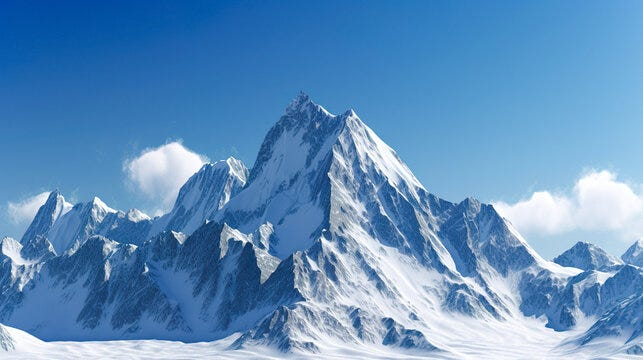
#> input picture 5. CV Applications with OpenCV/data/mountain.jpg, 643 x 360 px
$ jupyter execute 'Feature detection and matching.ipynb'
#> lines starting #> are read from the running program, lines starting #| are printed output that depends on the picture; after the words box and inside, x2 and y2 are one past the last pixel; in counts of white or black regions, pixels touching at a corner belong together
## Feature Detecting and Matching Using OpenCV

### Feature Detection

#### Harris Corner Detection

Earliest approach for detecting corners in images. It looks for region in the image where there is significant vaariations in intensity in all directions. Corners are detected where there is a large change in intensity when moving the window in any direction. Response function,

R = det(M) - k.(trace(M))² ; if R > threshold, the point is considered a corner.

Advantages:
- Simple and efficient.
- Provide good results for well-defined corners.<br>

Disadvantages:
- Sensitive to noise.
- Not scale-invariant.

Role:
- Detector

[cell 1]
import cv2
import numpy as np
import matplotlib.pyplot as plt

[cell 2]
img_name = 'data/mountain.jpg'

img = cv2.imread(img_name)
#> img is the input picture: shape (360, 643, 3); mean B, G, R 190.6, 144.8, 96.7
gray = cv2.cvtColor(img,cv2.COLOR_BGR2GRAY)

gray = np.float32(gray)
# parameters: image, blocksize, kernel, sensitivity of corner detector
harris = cv2.cornerHarris(gray, 3, 3, 0.04)

#result is dilated for marking the corners, not important
harris = cv2.dilate(harris,None)

# Threshold for an optimal value, it may vary depending on the image.
img[harris>0.08*harris.max()]=[0,0,255]

plt.figure(figsize=(12,7))
plt.subplot(121), plt.imshow(harris, cmap='gray')
plt.subplot(122), plt.imshow(cv2.cvtColor(img, cv2.COLOR_BGR2RGB));

[cell 3]
# Function to detect Harris corners
def detect_harris_corner(image, block_size, ksize, k):
#> called with block_size = 2, ksize = 3, k = 0.04
    gray = np.float32(image)
    harris_corners = cv2.cornerHarris(gray, block_size, ksize, k)
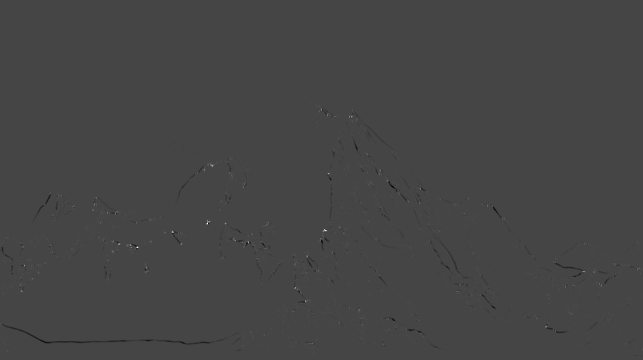
#> harris_corners: shape (360, 643) float32; min -24343598, max 64577064, mean -30400.5; drawn with min black and max white
    return harris_corners


# Load and convert the image to grayscale
img_path = 'data/mountain.jpg'
image = cv2.imread(img_path)
gray_image = cv2.cvtColor(image, cv2.COLOR_BGR2GRAY)

# Apply Harris Corner Detection on the original image
harris_corners_original = detect_harris_corner(gray_image, 2, 3, 0.04)

# Resize the image with different scaling factors
scale_factors = [0.5, 0.75, 1.5, 2.0]
resized_images = [cv2.resize(gray_image, (0,0), fx=sf, fy=sf) for sf in scale_factors]
#> resized_images = 4 items
harris_corner_resized = [detect_harris_corner(img, 2, 3, 0.04) for img in resized_images]
#> in detect_harris_corner (call 5), `harris_corners = cv2.cornerHarris(gray, block_size, ksize, k)`:
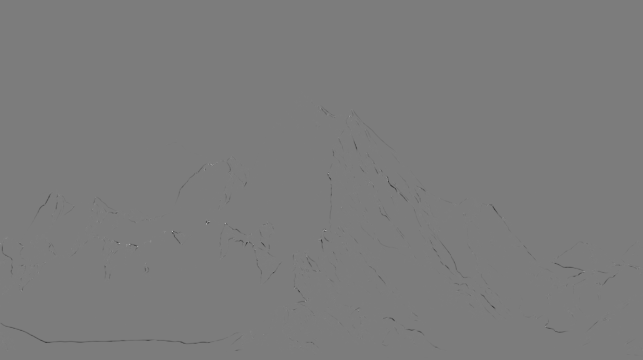
#> harris_corners: shape (720, 1286) float32 (shown at 1/2 size); min -7193388, max 7495477.5, mean -10818.4; drawn with min black and max white
#> harris_corner_resized = 4 items

# mark the corner on the images
image_with_corners_original = image.copy()
image_with_corners_original[harris_corners_original > 0.01 * harris_corners_original.max()] = [0, 0, 255]

resized_image_with_corners = []
for i, img in enumerate(resized_images):
    colored_img = cv2.resize(image, (img.shape[1], img.shape[0]))
    corners = harris_corner_resized[i]
    colored_img[corners > 0.01 * corners.max()] = [0, 0, 255]
    resized_image_with_corners.append(colored_img)
#> this loop made 4 passes
#> after the loop, resized_image_with_corners = 4 items

# display the result
plt.figure(figsize=(20,20))

plt.subplot(1, len(scale_factors) + 1, 1)
plt.imshow(cv2.cvtColor(image_with_corners_original, cv2.COLOR_BGR2RGB))
plt.title('Original Image')
plt.axis('off')

for i, img in enumerate(resized_image_with_corners):
    plt.subplot(1, len(scale_factors) + 1, i + 2)
    plt.imshow(cv2.cvtColor(img, cv2.COLOR_BGR2RGB))
    plt.title(f'Resized Image (scale={scale_factors[i]})')
    plt.axis('off')

plt.show()

#### Shi-Tomasi Corner Detector & Good Features to Track

An improvement over harris corner detection and is widely used for applications like object tracking, structure from motion, and image stiching. It is more robust in identifying corners that are good for tracking purpose like optical flow.

Advantages:
- Computationally simpler than Harris.
- Less sensitive to noise and more robust in identifying corners compared to Harris detector.

Disadvantages:
- Not scale-invariant.
- Sensitive to image quality.
- Fixed number of features need to be specified, sometimes important corners might be missed, if too few features are specified.

Role:
- Detector

[cell 4]
img_name = 'data/mountain.jpg'

img = cv2.imread(img_name)
gray = cv2.cvtColor(img, cv2.COLOR_RGB2GRAY)
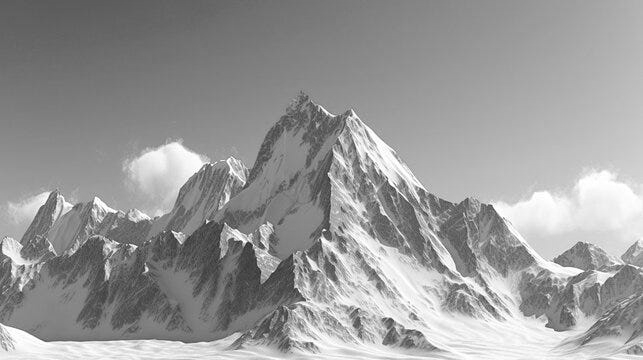
#> gray: shape (360, 643); min 36, max 255, mean 153

# Parameters for Shi-Tomasi corner detection
max_corners = 20  # Maximum number of corners to return
quality_level = 0.01  # Minimum quality of corners (0 to 1)
min_distance = 10  # Minimum possible Euclidean distance between the returned corners

corners = cv2.goodFeaturesToTrack(gray, max_corners, quality_level, min_distance)
#> corners = 20 rows, first 8: [207, 221], [137, 246], [324, 229], [294, 287], [328, 173], [21, 290], [305, 300], [211, 164]
corners = np.intp(corners)

for i in corners:
    x, y = i.ravel()
    # cv2.circle(img, (x,y), 3, 255, -1)
    cv2.circle(img, (x,y), 2, (0, 0, 255), 2)
#> this loop made 20 passes
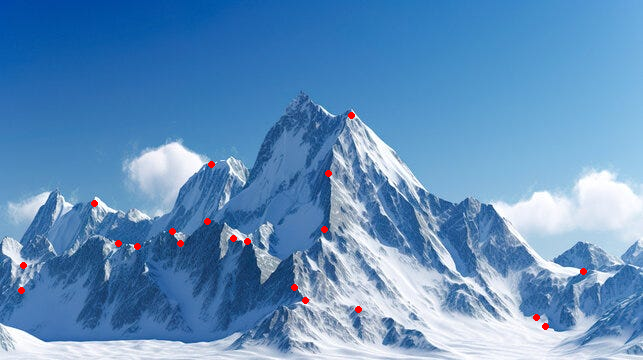
#> img: shape (360, 643, 3); 0.32% of pixels changed, all inside (x1, y1, x2, y2) = (18, 112, 587, 330)

plt.imshow(cv2.cvtColor(img, cv2.COLOR_BGR2RGB))
plt.show();

[cell 5]
x,y
#> Out = (536, 317)

#### Scale Invariant Feature Transform

Feature detection algorithm  for detecting and describing local features in images by identifying keypoints in images that are invariant to sacle, rotation and illumination changes. It works by: detecting keypoints by searching for local extrema, refines the keypoint location to sub-pixel accuracy and assigns an orientation to each keypoint based on local image gradients, descriptor is then generated by creating histogram of gradien orientation within local region around the keypoint.

Advantages:
- Scale-invariant and rotation-invariant.
- Provide distinctive descriptors that are useful for matching features across different images.

Disadvantages:
- Computationally expensive.

Role:
- Detector and Descriptor

[cell 6]
img_path = 'data/mountain.jpg'

img = cv2.imread(img_path)
gray = cv2.cvtColor(img, cv2.COLOR_BGR2GRAY)

# initailize sift detector
sift = cv2.SIFT_create()
keypoints = sift.detect(gray, None)
#> keypoints = 1032 keypoints; strongest (x, y, size): (207, 221, 1.9), (134, 247, 3.2), (323, 240, 3.9), (244, 242, 2.8)

img_with_keypoints = cv2.drawKeypoints(img, keypoints, img)
# kp, des = sift.detectAndCompute(gray,None)

plt.imshow(cv2.cvtColor(img, cv2.COLOR_BGR2RGB))

[cell 7]
# Function to detect SIFT keypoints and draw them on the image
def detect_sift(image):
    sift = cv2.SIFT_create()
    keypoints = sift.detect(image, None)
    img_with_keypoints = cv2.drawKeypoints(image, keypoints, None)
    return img_with_keypoints

# Load and convert the image to grayscale
img_path = 'data/mountain.jpg'
image = cv2.imread(img_path)
gray_image = cv2.cvtColor(image, cv2.COLOR_BGR2GRAY)

# Apply SIFT on the original image
sift_corners_original = detect_sift(gray_image)

# Resize the image with different scaling factors
scale_factors = [0.5, 0.75, 1.5, 2.0]
resized_images = [cv2.resize(gray_image, (0, 0), fx=sf, fy=sf) for sf in scale_factors]
sift_corner_resized = [detect_sift(img) for img in resized_images]
#> in detect_sift (call 2), `keypoints = sift.detect(image, None)`: keypoints = 365 keypoints; strongest (x, y, size): (67, 123, 2.1), (287, 135, 3.1), (223, 130, 4.3), (195, 161, 3.4)
#> in detect_sift (call 3), `keypoints = sift.detect(image, None)`: keypoints = 794 keypoints; strongest (x, y, size): (110, 202, 2), (101, 185, 2.1), (243, 180, 3), (178, 176, 5.5)
#> in detect_sift (call 4), `keypoints = sift.detect(image, None)`: keypoints = 2816 keypoints; strongest (x, y, size): (486, 345, 2.6), (311, 332, 3), (220, 404, 4.2), (201, 370, 5.8)
#> in detect_sift (call 5), `keypoints = sift.detect(image, None)`: keypoints = 3592 keypoints; strongest (x, y, size): (415, 443, 4.1), (294, 539, 5.7), (268, 494, 8), (648, 482, 8.7)
#> in detect_sift (call 5), `img_with_keypoints = cv2.drawKeypoints(image, keypoints, None)`:
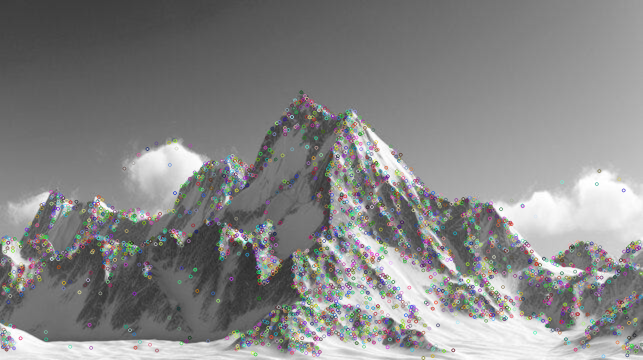
#> img_with_keypoints: shape (720, 1286, 3) (shown at 1/2 size); mean of channels 0, 1, 2 134.1, 134.3, 134.4; drawn as B, G, R
#> sift_corner_resized = 4 items

# Display the results
plt.figure(figsize=(20, 10))

plt.subplot(1, len(scale_factors) + 1, 1)
plt.imshow(sift_corners_original, cmap='gray')
plt.title('Original Image with SIFT Keypoints')
plt.axis('off')

for i, img in enumerate(sift_corner_resized):
    plt.subplot(1, len(scale_factors) + 1, i + 2)
    plt.imshow(img, cmap='gray')
    plt.title(f'Resized Image with SIFT (scale={scale_factors[i]})')
    plt.axis('off')

plt.show()

#### Speeded-up robust features (SURF)

Robust local feature detector and descriptor that is used for tasks such as object recognition and image matching. It improves upon the SIFT algorithm by using an integral image for image convolutions and a Hessian matrix-based measure for both scale and location selection, making it faster and more efficient while maintaining good accuracy and robustness.

Advantages:
- Faster than SIFT due to use of integral images and box filters.
- Scale-invariant and rotation-invariant.

Disadvantages:
- Still computationally expensive compared to simpler methods.
- Patent restriction, which means it is not included in the standard OpenCV packages from PyPI due to licensing issues. To use SURF, you need to build OpenCV from source with the contrib modules and enable the OPENCV_ENABLE_NONFREE flag during the build process.

Role:
- Detector and Descriptor

[cell 8]
# [6 lines of commented-out code are left out]

[cell 9]
import cv2
print(cv2.__version__)
#| 4.13.0

#### Features from Accelerated Segment Test (FAST)

All the above feature detection methods are good in some way. But they are not fast enough to work in real-time applications like SLAM. There comes the FAST algorithm, which is really "FAST". However FAST gives us only the key points and we may need to compute descriptors with other algorithms like SIFT and SURF. FAST checks the intensity of a circular neighborhood of 16 pixels around a candidate pixel. If a set of contiguous pixels is significantly brighter or darker than the candidate pixel, it is considered a corner.

Advantages:
- Extremely fast and suitable for real-time applications.
- Simple and easy to implement.

Disadvantages:
- Not scale-invariant or rotation-invariant.
- Susceptible to noise; may not perform as well as SIFT or SURF in some scenarios, especially for complex texture patterns.

Role:
- Detector

[cell 10]
# load and convert image to grayscale
img_name = 'data/mountain.jpg'
img = cv2.imread(img_name)
gray = cv2.cvtColor(img, cv2.COLOR_BGR2GRAY)

# initialize fast detector
fast = cv2.FastFeatureDetector_create()
# set threshol value
fast.setThreshold(50)
# detect keypoints with non max suppression
keypoints = fast.detect(img, None)
#> keypoints = 612 keypoints; strongest (x, y, size): (135, 246, 7), (207, 221, 7), (172, 231, 7), (324, 229, 7)

img2 = cv2.drawKeypoints(img, keypoints, None, color=(0,0,255))

plt.figure(figsize=(12,7))
plt.subplot(121), plt.imshow(cv2.cvtColor(img2, cv2.COLOR_BGR2RGB)), plt.title('FAST detected keypoints')
# plt.subplot(122), plt.imshow(cv2.cvtColor(img3, cv2.COLOR_BGR2RGB)), plt.title('Without non max suppression')
plt.show();

[cell 11]
# # load and convert image to grayscale
# img_name = 'data/mountain.jpg'
# img = cv2.imread(img_name)
# gray = cv2.cvtColor(img, cv2.COLOR_BGR2GRAY)

# # initialize fast detector
# fast = cv2.FastFeatureDetector_create()
# # set threshol value
# fast.setThreshold(50)
# # detect keypoints with non max suppression
# keypoints_with_nonmax_supp = fast.detect(img, None)

# # diable nonmaxsuppression
# fast.setNonmaxSuppression(0)
# # detect keypoints without non max suppression
# keypoints_without_nonmax_supp = fast.detect(img, None)

# print( "Total Keypoints with nonmaxSuppression: {}".format(len(keypoints_with_nonmax_supp)) )
# print( "Total Keypoints withouot nonmaxSuppression: {}".format(len(keypoints_without_nonmax_supp)) )

# # image_with_nomax_supp = np.copy(img)
# # image_without_nomax_supp = np.copy(img)

# # darw keypoints on the input images
# # img2 = cv2.drawKeypoints(img, keypoints_with_nonmax_supp, image_with_nomax_supp, color=(0,0,255))
# # img3 = cv2.drawKeypoints(img, keypoints_without_nonmax_supp, image_without_nomax_supp, color=(0, 0, 255))

# img2 = cv2.drawKeypoints(img, keypoints_with_nonmax_supp, None, color=(0,0,255))
# img3 = cv2.drawKeypoints(img, keypoints_without_nonmax_supp, None, color=(0, 0, 255))

# plt.figure(figsize=(12,7))
# plt.subplot(121), plt.imshow(cv2.cvtColor(img2, cv2.COLOR_BGR2RGB)), plt.title('With non max suppression')
# plt.subplot(122), plt.imshow(cv2.cvtColor(img3, cv2.COLOR_BGR2RGB)), plt.title('Without non max suppression')
# plt.show();

#### BRIEF (Binary Robust Independent Elementary Features)

BRIEF is a feature descriptor to describe keypoints detected in images. Unlike other descriptors that use floating-point values, BRIEF uses strings to describe the region arounf the a keypoint, making it both fast and memory-efficient.

Advantages:
- Extremely fast computation, efficient memory usage.

Disadvantages:
- Less distinctive, not scale or rotation-invariant.

Role:
- Descriptor

[cell 12]
import cv2
import matplotlib.pyplot as plt

# Load the image
img_name = 'data/mountain.jpg'
image = cv2.imread(img_name)
gray_image = cv2.cvtColor(image, cv2.COLOR_BGR2GRAY)

# Initiate FAST detector
fast = cv2.FastFeatureDetector_create()
fast.setThreshold(50)

# Initiate BRIEF extractor
brief = cv2.xfeatures2d.BriefDescriptorExtractor_create()

# find the keypoints with FAST
keypoints = fast.detect(gray_image, None)

# compute the descriptors with BRIEF
keypoints, descriptors = brief.compute(gray_image, keypoints)
#> keypoints = 529 keypoints; strongest (x, y, size): (135, 246, 7), (207, 221, 7), (172, 231, 7), (324, 229, 7)

# Draw keypoints on the original image
img_with_keypoints = cv2.drawKeypoints(image, keypoints, None, color=(0, 0, 255))
#> img_with_keypoints: shape (360, 643, 3)

# Display the results
plt.figure(figsize=(15, 7))
plt.subplot(1, 2, 1), plt.imshow(cv2.cvtColor(image, cv2.COLOR_BGR2RGB)), plt.title('Original Image'), plt.axis('off')
plt.subplot(1, 2, 2), plt.imshow(cv2.cvtColor(img_with_keypoints, cv2.COLOR_BGR2RGB)), plt.title('FAST Keypoints with BRIEF Descriptors'), plt.axis('off')

plt.show()
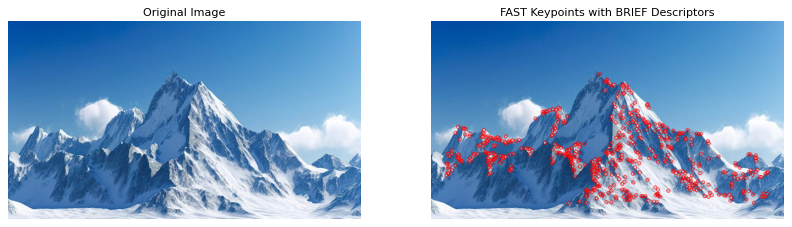
#> figure drawn by matplotlib, 2 panels

# Print the number of keypoints and the shape of the descriptors
print(f"Number of keypoints detected: {len(keypoints)}")
#| Number of keypoints detected: 529
print(f"Shape of BRIEF descriptors: {descriptors.shape}")
#| Shape of BRIEF descriptors: (529, 32)

#### ORB (Oriented FAST and Rotated BRIEF)

ORB (Oriented FAST and Rotated BRIEF) is an efficient alternative to SIFT/SURF and is part of the main OpenCV library. Similar to SIFT/SURF, it detects keypoints and computes descriptors. Combination of FAST and BRIEF with improvements, fast, efficient, and rotation-invariant, suitable for real-time applications.

Advantages:
- Fast and efficient, suitable for real-time applications.
- Rotation-invariant and robust to noise.
- Does not have patent restrictions, unlike SIFT and SURF.

Disadvantages:
- May not perform as well as SIFT or SURF in some scenarios, especially for complex texture patterns.
- Not scale-invariant.

Role:
- Detector and descriptor.

[cell 13]
# Load the image and convert to grayscale
img = cv2.imread('data/mountain.jpg')
gray = cv2.cvtColor(img, cv2.COLOR_BGR2GRAY)

# create ORB detector
orb = cv2.ORB_create()

# detect keypoints
keypoints = orb.detect(gray, None)
#> keypoints = 500 keypoints; strongest (x, y, size): (245, 242, 31), (244, 242, 37.2), (248, 242, 31), (241, 241, 37.2)
# compute descriptor
descriptors = orb.compute(gray, None)
#> descriptors = 0 contours

# # can be done by a single function as well
# keypoints, descriptors = orb.detectAndCompute(gray, None)

# draw keypoints on the image
img_with_keypoints = cv2.drawKeypoints(img, keypoints, None, color=(0,0,0), flags=0)

# display the results
plt.figure(figsize=(7,7))
plt.imshow(cv2.cvtColor(img_with_keypoints, cv2.COLOR_BGR2RGB))
plt.title('ORB Keypoints')
plt.axis('off')
plt.show()

### Feature Matching

#### Detect keypoints, create descriptor, and match features using FAST, BRIEF, and BruteForce algorithms

[cell 14]
# load and convert image to grayscale
img_name = 'data/mountain.jpg'
train_image = cv2.imread(img_name)
train_gray = cv2.cvtColor(train_image, cv2.COLOR_BGR2GRAY)

# create test image by altering the image we already have
test_image = cv2.pyrDown(img)
height, width = test_image.shape[:2]
rotation_matrix = cv2.getRotationMatrix2D((width/2, height/2), 30, 1)
#> rotation_matrix = [[0.866, 0.5, -23.43], [-0.5, 0.866, 92.56]]
test_image = cv2.warpAffine(test_image, rotation_matrix, (width, height))
test_gray = cv2.cvtColor(test_image, cv2.COLOR_BGR2GRAY)
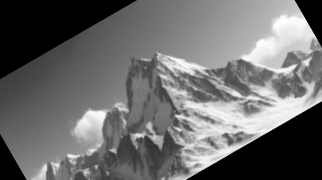
#> test_gray: shape (180, 322); min 0, max 254, mean 107.5

fx, plots = plt.subplots(1, 2, figsize=(12,7))
plots[0].set_title("Training Image")
plots[0].imshow(train_gray, cmap='gray')

plots[1].set_title("Testing Image")
plots[1].imshow(test_gray, cmap='gray')

[cell 15]
# initailize fast detector
fast = cv2.FastFeatureDetector_create()

# detect keypoints using FAST
train_keypoints = fast.detect(train_gray, None)
#> train_keypoints = 5685 keypoints; strongest (x, y, size): (135, 246, 7), (207, 221, 7), (172, 231, 7), (324, 229, 7)
test_keypoints = fast.detect(test_gray, None)
#> test_keypoints = 829 keypoints; strongest (x, y, size): (176, 116, 7), (96, 166, 7), (295, 65, 7), (68, 155, 7)

# initialize BRIED extractor
brief = cv2.xfeatures2d.BriefDescriptorExtractor_create()

# compute BRIEF descriptor for the keypoints
train_keypoints, train_descriptor = brief.compute(train_gray, train_keypoints)
#> train_keypoints = 4851 keypoints; strongest (x, y, size): (135, 246, 7), (207, 221, 7), (172, 231, 7), (324, 229, 7)
test_keypoints, test_descriptor = brief.compute(test_gray, test_keypoints)
#> test_keypoints = 617 keypoints; strongest (x, y, size): (176, 116, 7), (151, 134, 7), (283, 66, 7), (182, 146, 7)

# compute BFMatcher object
bf = cv2.BFMatcher(cv2.NORM_HAMMING, crossCheck=True) # hamming distance used

# match descriptors
matches = bf.match(train_descriptor, test_descriptor)
#> matches = 249 matches

# sort matches by distance
matches = sorted(matches, key=lambda x: x.distance)

img_matches = cv2.drawMatches(train_image, train_keypoints,
                              test_image, test_keypoints,
                              matches[:20], None,
                              flags=cv2.DrawMatchesFlags_NOT_DRAW_SINGLE_POINTS)
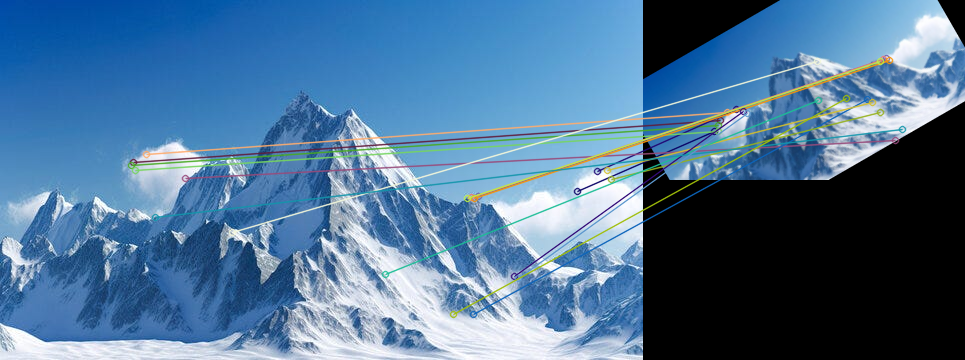
#> img_matches: shape (360, 965, 3); mean B, G, R 149.2, 115.2, 77.7

# display the matches
plt.figure(figsize=(12,7))
plt.imshow(cv2.cvtColor(img_matches, cv2.COLOR_BGR2RGB))
plt.title('BRIEF Matching Keypoinits')
plt.axis('off')
plt.show()

[cell 16]
len(matches)
#> Out = 249

#### Detect keypoints, create descriptor, and match features using SIFT, and BruteForce algorithms

[cell 17]
# load and convert image to grayscale
img_name = 'data/mountain.jpg'
train_image = cv2.imread(img_name)
train_gray = cv2.cvtColor(train_image, cv2.COLOR_BGR2GRAY)

# create test image by altering the image we already have
test_image = cv2.pyrDown(train_image)
height, width = test_image.shape[:2]
rotation_matrix = cv2.getRotationMatrix2D((width/2, height/2), 30, 1)
test_image = cv2.warpAffine(test_image, rotation_matrix, (width, height))
test_gray = cv2.cvtColor(test_image, cv2.COLOR_BGR2GRAY)


# initailize sift detector
sift = cv2.SIFT_create()

# Detect and compute keypoints and descriptors for both images
train_keypoints, train_descriptor = sift.detectAndCompute(train_gray, None)
#> train_keypoints = 1032 keypoints; strongest (x, y, size): (207, 221, 1.9), (134, 247, 3.2), (323, 240, 3.9), (244, 242, 2.8)
test_keypoints, test_descriptor = sift.detectAndCompute(test_gray, None)
#> test_keypoints = 391 keypoints; strongest (x, y, size): (227, 151, 8), (206, 161, 10.3), (295, 25, 18.2), (235, 93, 4.4)

# create bruteforce matcher object
bf = cv2.BFMatcher(cv2.NORM_L2, crossCheck=True)

# match descriptors
# matches = bf.match(train_descriptor, test_descriptor)
matches = bf.match(train_descriptor, test_descriptor)
#> matches = 291 matches

# sort mathes by distance
matches = sorted(matches, key=lambda x: x.distance)

img_matches = cv2.drawMatches(train_image, train_keypoints,
                              test_image, test_keypoints,
                              matches[:20], None,
                              flags=cv2.DrawMatchesFlags_NOT_DRAW_SINGLE_POINTS)

# display the matches
plt.figure(figsize=(12,7))
plt.imshow(cv2.cvtColor(img_matches, cv2.COLOR_BGR2RGB))
# plt.imshow(cv2.cvtColor(train_image, cv2.COLOR_BGR2RGB))
plt.title('SIFT Matching Keypoinits')
plt.axis('off')
plt.show()
